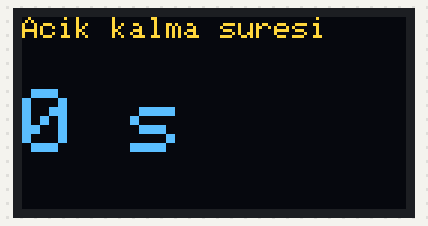
A sketch run on a simulated ESP32. Shown: 128×64 one-colour display. The OLED is the two-colour kind (top 16 rows yellow).

Above: at 0.1 s.
At 4.2 s:
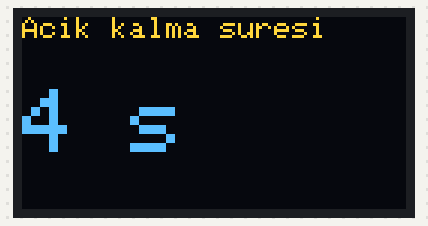
At 9.1 s:
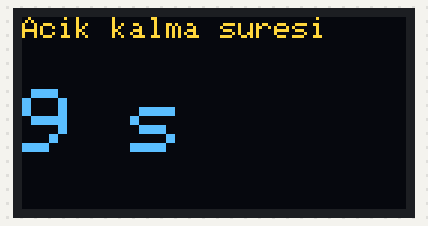
At 18.2 s:
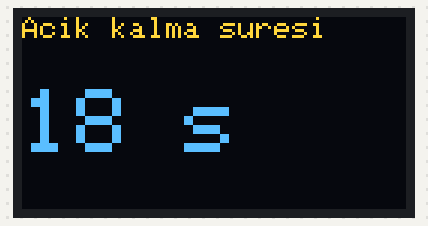
At 28.1 s:
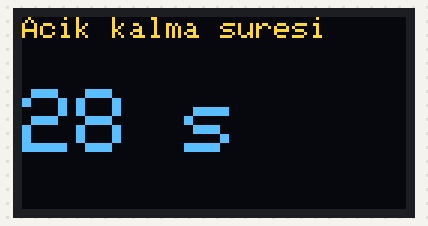
At 37.1 s:
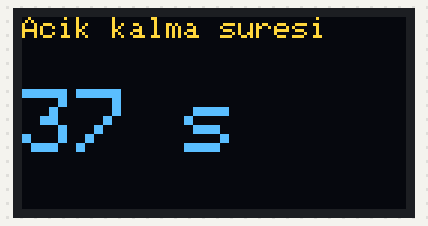

Measured:
- what the display in image 1 shows lasts 1.1 s, from 4.1 s to 5.2 s

The sketch:

Foy2_OLED_Sayac.ino
```cpp
// FOY 2 - Kod 2.3: Canli sayac
#include <Wire.h>
#include <Adafruit_GFX.h>
#include <Adafruit_SSD1306.h>

const int OLED_ADRES = 0x3C;
Adafruit_SSD1306 ekran(128, 64, &Wire, -1);

void setup() {
  Serial.begin(115200);
  Wire.begin(21, 22);
  if (!ekran.begin(SSD1306_SWITCHCAPVCC, OLED_ADRES)) {
    Serial.println("HATA: OLED baslatilamadi. R3 I2C Kontrol Rutini'ni uygula.");
    while (true) delay(100);
  }
  ekran.setTextColor(SSD1306_WHITE);
}

void loop() {
  unsigned long saniye = millis() / 1000;

  ekran.clearDisplay();              // Deney: bu satirin basina // koy
  ekran.setTextSize(1);
  ekran.setCursor(0, 0);
  ekran.println("Acik kalma suresi");
  ekran.setTextSize(3);
  ekran.setCursor(0, 24);
  ekran.print(saniye);
  ekran.print(" s");
  ekran.display();

  delay(200);
}
```
